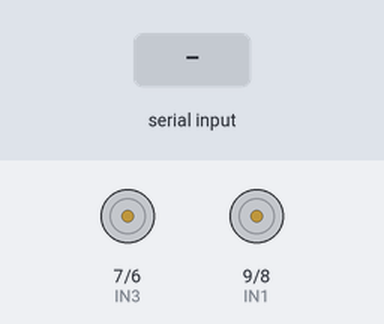
The sketch below on a simulated Arduino Uno, built with avr-gcc and run on an emulated ATmega328P. On the bench: motor-driver pin pairs drawn as motors (green arrow = first pin HIGH = forward, orange = second pin HIGH = backward, longer = more drive). Inputs (shaded band) come from the test bench. What the sketch prints to the serial monitor is not drawn.

Above: at 1.2 s.
1.3 s: "1" received over the second serial link
At 2.5 s:
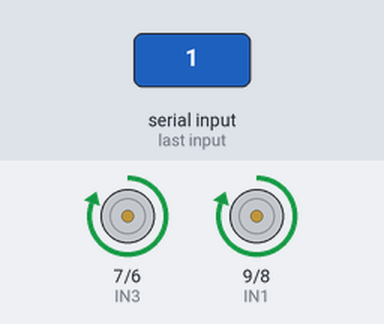
2.8 s: "2" received over the second serial link
At 3.7 s:
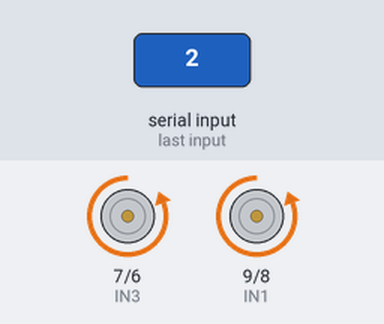
4.3 s: "3" received over the second serial link
At 4.9 s:
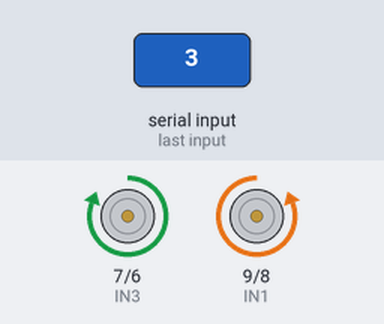
5.8 s: "4" received over the second serial link
At 6.1 s:
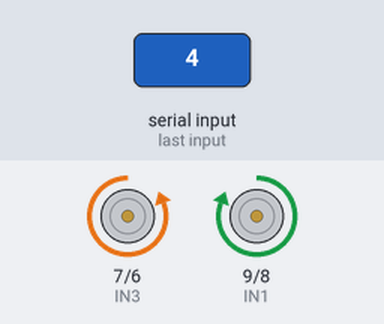
Timing chart, 0 to 8.3 s (numbered marks = the images above; inputs shaded):
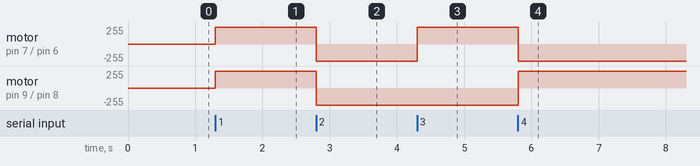

The sketch:

Esclavo_tanque_.ino
```cpp
#include <SoftwareSerial.h>

// Motor A
//#define ENA  4
#define IN1  9
#define IN2  8

// Motor B
//#define ENB  5
#define IN3  7
#define IN4  6

char dato=0;
int atras_prom=0;

SoftwareSerial miBT(10, 11);

void setup() {
  Serial.begin(38400);   // comunicacion de monitor serial a 9600 bps
  Serial.println("Listorti");  // escribe Listo en el monitor
  miBT.begin(38400);
  pinMode (IN1, OUTPUT);
  pinMode (IN2, OUTPUT);
  pinMode (IN3, OUTPUT);
  pinMode (IN4, OUTPUT);
}

void loop() {
  if (miBT.available()){
    dato = miBT.read();
  }
  Serial.write(dato);

  if(dato==0||dato=='0'){
    Serial.println("Nada");
    digitalWrite (IN1, LOW);
    digitalWrite (IN2, LOW);
    //Direccion motor B
    digitalWrite (IN3, LOW);
    digitalWrite (IN4, LOW);
  }
  else if(dato==1||dato=='1'){
    /*if(atras_prom>=3 && atras_prom<8){
      Serial.println("atras");
      ATRAS ();
    }
    else{
      Serial.println("adelante");*/
      Adelante ();

  }
  else if(dato==2||dato=='2'){
    Serial.println("atras");
    ATRAS ();
    /*atras_prom++;
    if(atras_prom>10){
      atras_prom=0;
    }*/
  }
  else if(dato==3||dato=='3'){
    Serial.println("derecha");
    Derecha ();
  }
  else if(dato==4||dato=='4'){
    Serial.println("izquierda");
    IZQUIERDA ();
  }
}


void ATRAS ()
{
 //Direccion motor A
 digitalWrite (IN1, LOW);
 digitalWrite (IN2, HIGH);
 //Direccion motor B
 digitalWrite (IN3, LOW);
 digitalWrite (IN4, HIGH);
}
void Adelante ()
{

 //Direccion motor A
 digitalWrite (IN1, HIGH);
 digitalWrite (IN2, LOW);
 //Direccion motor B
 digitalWrite (IN3, HIGH);
 digitalWrite (IN4, LOW);
}
void Derecha ()
{
 //Direccion motor A
 digitalWrite (IN1, LOW);
 digitalWrite (IN2, HIGH);

 //Direccion motor B
 digitalWrite (IN3, HIGH);
 digitalWrite (IN4, LOW);
}


void IZQUIERDA ()
{
 //Direccion motor A
 digitalWrite (IN1, HIGH);
 digitalWrite (IN2, LOW);
 //Direccion motor B
 digitalWrite (IN3, LOW);
 digitalWrite (IN4, HIGH);
}
```

Measured:
- after the input at 1.3 s, motor on pin 7 (IN3) / pin 6 (IN4), motor on pin 9 (IN1) / pin 8 (IN2): stopped → forward 255/255 at once
- after the input at 2.8 s, motor on pin 7 (IN3) / pin 6 (IN4), motor on pin 9 (IN1) / pin 8 (IN2): forward 255/255 → backward 255/255 at once
- after the input at 4.3 s, motor on pin 7 (IN3) / pin 6 (IN4): backward 255/255 → forward 255/255 at once
- after the input at 5.8 s, motor on pin 7 (IN3) / pin 6 (IN4): forward 255/255 → backward 255/255 at once; motor on pin 9 (IN1) / pin 8 (IN2): backward 255/255 → forward 255/255 at once
